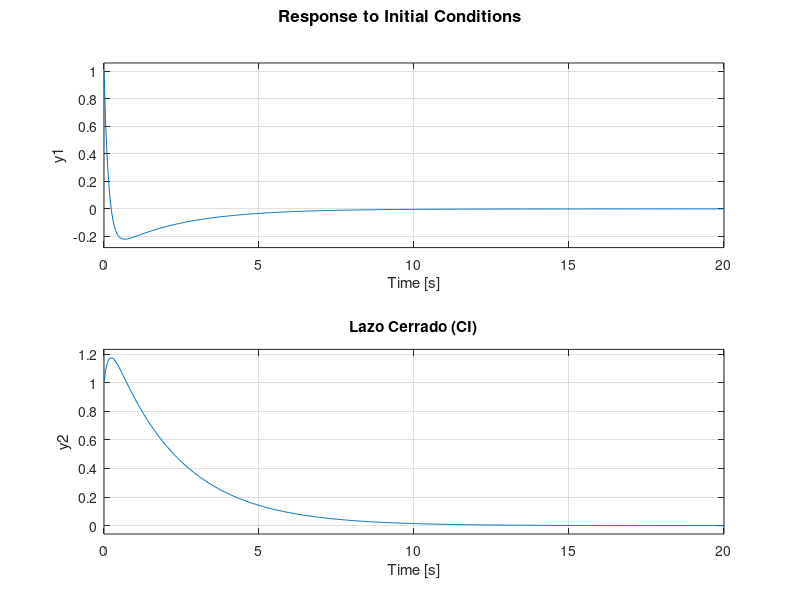
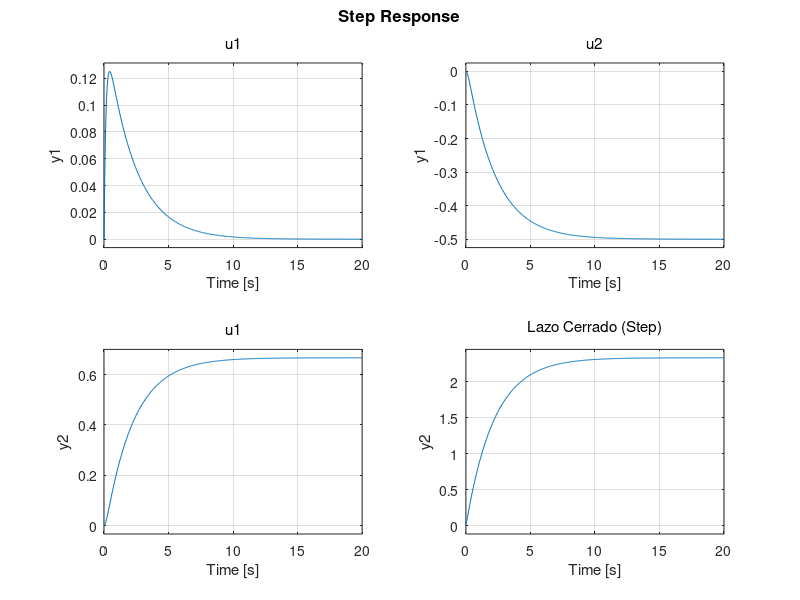

Reproduce these figures in MATLAB, in order.
%% Realimentación de estados usando la ecuación de Lyapunov
%  by: Sergio Andres Castaño Giraldo
%  Rio de Janeiro - 2020
%  https://controlautomaticoeducacion.com/sistemas-dinamicos-lineales/control-por-realimentacion-de-estados/
% ______________________________________________________________________

clc
clear 
close all

% Sistema
A=[0 0; 1 0];
b=[1 0;0 1];
c=[1 0;0 1];

%Espacio de Estados
sys=ss(A,b,c,0);

%% Controlabilidad
Co = ctrb(sys)
rank(Co)

%% Ecuación característica del Sistema
E_Ca=poly(eig(sys));

%% Ecuación deseada
Ps= [1 7 3];
Ed=roots(Ps)

%% Ganancia k
k=Ps(2:end)-E_Ca(2:end)

%% Matriz F
F = [0,1;-3,-7];

%% Ganancia k Cualquiera arbitraria
k_bar=[0 1;1 0];

%% Matriz T
% beq = [0;1;0;0];
% Aeq = [0 3 1 0;
%       -1 7 0 1;
%       1 0 0 3;
%       0 1 -1 7];
% t=Aeq\beq;
% T=[t(1) t(2); t(3) t(4)];

%% Ganancia de la Realimentación de Estados
% k1 = k_bar/T %K_bar*inv(T)

%% Usando comando de Matlab lyap
% X = lyap(A,B,C) solves the Sylvester equation
% AX+XB+C=0
% The matrices A, B, and C must have compatible dimensions but need not be square.
% (Descomentar las dos instrucciones a continuación:)

        T=lyap(A,-F,-b*k_bar);
        k1 = k_bar/T

%% Lazo cerrado
Af=A-b*k1;

%% Calculando los autovalores del sistema en lazo cerrado
eig(Af)

%Condicion inicial
x0=[1 1];

%Sistema con realimentación en espacio de estados
slc=ss(Af,b,c,0);

%Respuesta del sistema
figure
subplot(211)
initial(sys,x0)
title('Lazo Abierto (CI)');
subplot(212)
initial(slc,x0)
title('Lazo Cerrado (CI)')

figure
subplot(211)
step(sys)
title('Lazo Abierto (Step)');
subplot(212)
step(slc)
title('Lazo Cerrado (Step)')
